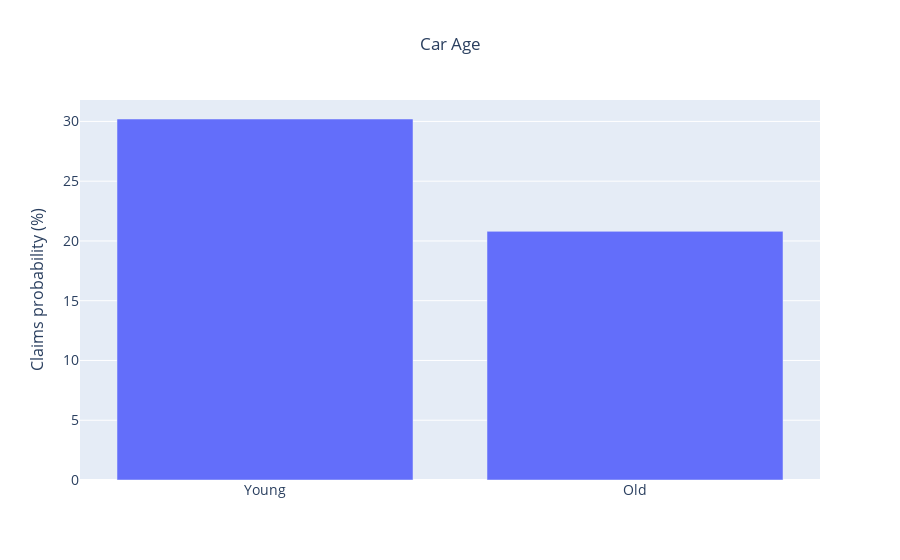

The cell this chart's notebook holds for it:
### Code cell
fig = go.Figure(data=[
    go.Bar(name='Cargroup',x=viz.CarGroup, y=viz.TARGET_FLAG)
])
fig.update_layout(
    title='Car Age',
    xaxis_tickfont_size=14,
    yaxis=dict(
        title='Claims probability (%)',
        titlefont_size=16,
        tickfont_size=14,
    ),title_x=0.5)
fig.show()

### Figure 1 — Plotly figure (JSON) as saved in the notebook; plotly's stock layout.template omitted (floating-point values rounded to 4 significant figures)
{"data": [{"name": "Cargroup", "type": "bar", "x": ["Young", "Old"], "y": [30.2, 20.8]}], "layout": {"title": {"text": "Car Age", "x": 0.5}, "xaxis": {"tickfont": {"size": 14}}, "yaxis": {"tickfont": {"size": 14}, "title": {"font": {"size": 16}, "text": "Claims probability (%)"}}}}
